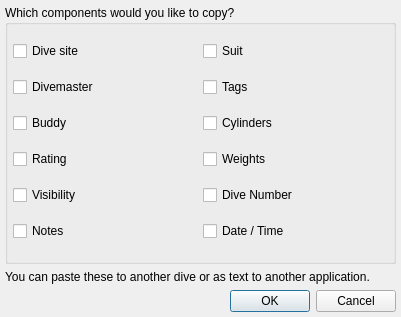
<?xml version="1.0" encoding="UTF-8"?>
<ui version="4.0">
 <class>DiveComponentSelectionDialog</class>
 <widget class="QDialog" name="DiveComponentSelectionDialog">
  <property name="windowModality">
   <enum>Qt::WindowModal</enum>
  </property>
  <property name="geometry">
   <rect>
    <x>0</x>
    <y>0</y>
    <width>401</width>
    <height>317</height>
   </rect>
  </property>
  <property name="sizePolicy">
   <sizepolicy hsizetype="Expanding" vsizetype="Expanding">
    <horstretch>0</horstretch>
    <verstretch>0</verstretch>
   </sizepolicy>
  </property>
  <property name="windowTitle">
   <string>Component selection</string>
  </property>
  <property name="windowIcon">
   <iconset>
    <normalon>:subsurface-icon</normalon>
   </iconset>
  </property>
  <layout class="QVBoxLayout" name="verticalLayout">
   <property name="leftMargin">
    <number>5</number>
   </property>
   <property name="topMargin">
    <number>5</number>
   </property>
   <property name="rightMargin">
    <number>5</number>
   </property>
   <property name="bottomMargin">
    <number>5</number>
   </property>
   <item>
    <widget class="QGroupBox" name="groupBox">
     <property name="sizePolicy">
      <sizepolicy hsizetype="Expanding" vsizetype="Expanding">
       <horstretch>0</horstretch>
       <verstretch>0</verstretch>
      </sizepolicy>
     </property>
     <property name="title">
      <string>Which components would you like to copy?</string>
     </property>
     <layout class="QGridLayout" name="gridLayout">
      <property name="leftMargin">
       <number>5</number>
      </property>
      <property name="topMargin">
       <number>0</number>
      </property>
      <property name="rightMargin">
       <number>0</number>
      </property>
      <property name="bottomMargin">
       <number>0</number>
      </property>
      <property name="spacing">
       <number>0</number>
      </property>
      <item row="1" column="1">
       <widget class="QCheckBox" name="tags">
        <property name="text">
         <string>Tags</string>
        </property>
       </widget>
      </item>
      <item row="3" column="1">
       <widget class="QCheckBox" name="weights">
        <property name="text">
         <string>Weights</string>
        </property>
       </widget>
      </item>
      <item row="0" column="0">
       <widget class="QCheckBox" name="divesite">
        <property name="text">
         <string>Dive site</string>
        </property>
       </widget>
      </item>
      <item row="5" column="0">
       <widget class="QCheckBox" name="visibility">
        <property name="text">
         <string>Visibility</string>
        </property>
       </widget>
      </item>
      <item row="2" column="1">
       <widget class="QCheckBox" name="cylinders">
        <property name="text">
         <string>Cylinders</string>
        </property>
       </widget>
      </item>
      <item row="2" column="0">
       <widget class="QCheckBox" name="buddy">
        <property name="text">
         <string>Buddy</string>
        </property>
       </widget>
      </item>
      <item row="6" column="0">
       <widget class="QCheckBox" name="notes">
        <property name="text">
         <string>Notes</string>
        </property>
       </widget>
      </item>
      <item row="1" column="0">
       <widget class="QCheckBox" name="divemaster">
        <property name="text">
         <string>Divemaster</string>
        </property>
       </widget>
      </item>
      <item row="0" column="1">
       <widget class="QCheckBox" name="suit">
        <property name="text">
         <string>Suit</string>
        </property>
       </widget>
      </item>
      <item row="3" column="0">
       <widget class="QCheckBox" name="rating">
        <property name="text">
         <string>Rating</string>
        </property>
       </widget>
      </item>
      <item row="5" column="1">
       <widget class="QCheckBox" name="number">
        <property name="text">
            <string>Dive Number</string>
        </property>
       </widget>
      </item>
      <item row="6" column="1">
       <widget class="QCheckBox" name="when">
        <property name="text">
            <string>Date / Time</string>
        </property>
       </widget>
      </item>
     </layout>
    </widget>
   </item>
   <item>
    <widget class="QLabel" name="label">
     <property name="text">
      <string>You can paste these to another dive or as text to another application.</string>
     </property>
     <property name="textFormat">
      <enum>Qt::PlainText</enum>
     </property>
     <property name="wordWrap">
      <bool>true</bool>
     </property>
    </widget>
   </item>
   <item>
    <widget class="QDialogButtonBox" name="buttonBox">
     <property name="orientation">
      <enum>Qt::Horizontal</enum>
     </property>
     <property name="standardButtons">
      <set>QDialogButtonBox::Cancel|QDialogButtonBox::Ok</set>
     </property>
    </widget>
   </item>
  </layout>
 </widget>
 <resources/>
 <connections>
  <connection>
   <sender>buttonBox</sender>
   <signal>accepted()</signal>
   <receiver>DiveComponentSelectionDialog</receiver>
   <slot>accept()</slot>
   <hints>
    <hint type="sourcelabel">
     <x>248</x>
     <y>254</y>
    </hint>
    <hint type="destinationlabel">
     <x>157</x>
     <y>274</y>
    </hint>
   </hints>
  </connection>
  <connection>
   <sender>buttonBox</sender>
   <signal>rejected()</signal>
   <receiver>DiveComponentSelectionDialog</receiver>
   <slot>reject()</slot>
   <hints>
    <hint type="sourcelabel">
     <x>316</x>
     <y>260</y>
    </hint>
    <hint type="destinationlabel">
     <x>286</x>
     <y>274</y>
    </hint>
   </hints>
  </connection>
 </connections>
</ui>
